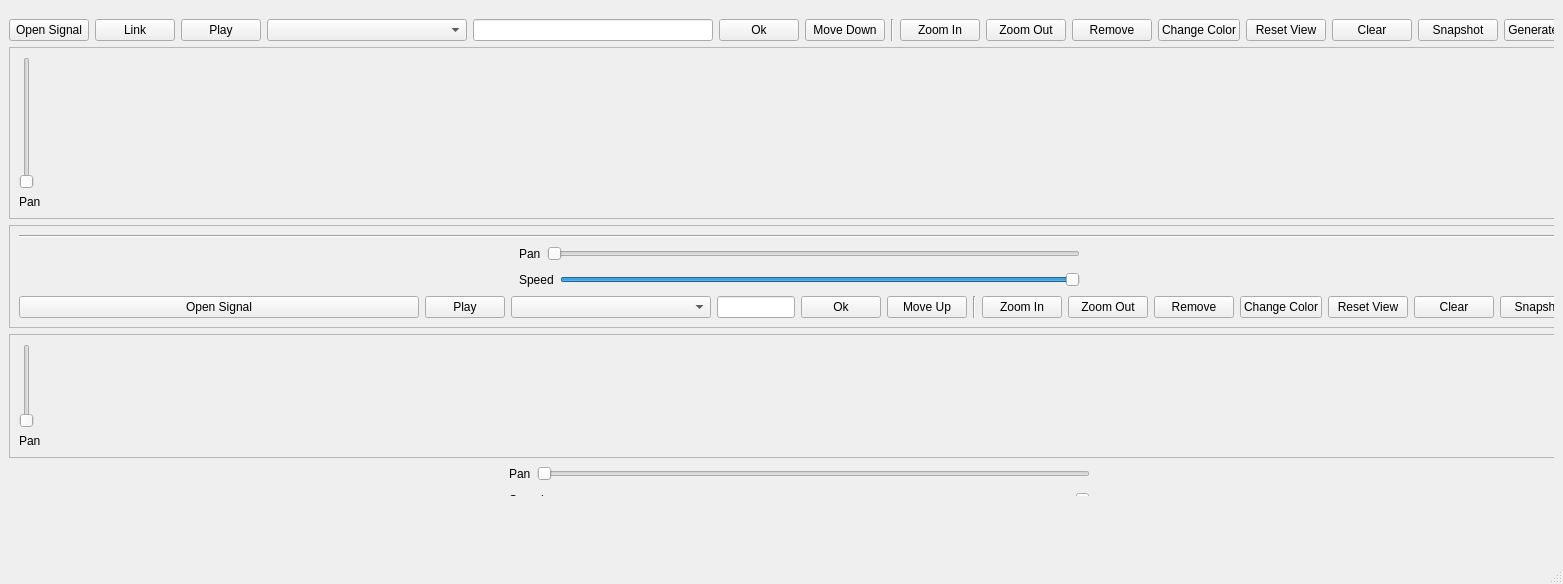
<?xml version="1.0" encoding="UTF-8"?>
<ui version="4.0">
 <class>MainWindow</class>
 <widget class="QMainWindow" name="MainWindow">
  <property name="geometry">
   <rect>
    <x>0</x>
    <y>0</y>
    <width>1563</width>
    <height>584</height>
   </rect>
  </property>
  <property name="windowTitle">
   <string>MainWindow</string>
  </property>
  <property name="layoutDirection">
   <enum>Qt::LeftToRight</enum>
  </property>
  <widget class="QWidget" name="centralwidget">
   <property name="minimumSize">
    <size>
     <width>0</width>
     <height>505</height>
    </size>
   </property>
   <property name="maximumSize">
    <size>
     <width>16777215</width>
     <height>505</height>
    </size>
   </property>
   <widget class="QWidget" name="widget" native="true">
    <property name="geometry">
     <rect>
      <x>9</x>
      <y>9</y>
      <width>1545</width>
      <height>487</height>
     </rect>
    </property>
    <widget class="QWidget" name="verticalLayoutWidget_2">
     <property name="geometry">
      <rect>
       <x>0</x>
       <y>10</y>
       <width>1581</width>
       <height>491</height>
      </rect>
     </property>
     <layout class="QVBoxLayout" name="verticalLayout_2">
      <item>
       <layout class="QVBoxLayout" name="verticalLayout_5">
        <item>
         <layout class="QHBoxLayout" name="horizontalLayout_9">
          <item>
           <widget class="QPushButton" name="pushButton_11">
            <property name="text">
             <string>Open Signal</string>
            </property>
           </widget>
          </item>
          <item>
           <widget class="QPushButton" name="pushButton_16">
            <property name="text">
             <string>Link</string>
            </property>
           </widget>
          </item>
          <item>
           <widget class="QPushButton" name="pushButton_13">
            <property name="text">
             <string>Play</string>
            </property>
           </widget>
          </item>
          <item>
           <widget class="QComboBox" name="cB_loadcsvtop">
            <property name="sizePolicy">
             <sizepolicy hsizetype="Fixed" vsizetype="Fixed">
              <horstretch>0</horstretch>
              <verstretch>0</verstretch>
             </sizepolicy>
            </property>
            <property name="minimumSize">
             <size>
              <width>200</width>
              <height>0</height>
             </size>
            </property>
            <property name="maximumSize">
             <size>
              <width>200</width>
              <height>16777215</height>
             </size>
            </property>
           </widget>
          </item>
          <item>
           <widget class="QLineEdit" name="lineNameUp"/>
          </item>
          <item>
           <widget class="QPushButton" name="btnOkUp">
            <property name="text">
             <string>Ok</string>
            </property>
           </widget>
          </item>
          <item>
           <widget class="QPushButton" name="pushButton_9">
            <property name="text">
             <string>Move Down</string>
            </property>
           </widget>
          </item>
          <item>
           <widget class="Line" name="line_3">
            <property name="orientation">
             <enum>Qt::Vertical</enum>
            </property>
           </widget>
          </item>
          <item>
           <widget class="QPushButton" name="pushButton_17">
            <property name="text">
             <string>Zoom In</string>
            </property>
           </widget>
          </item>
          <item>
           <widget class="QPushButton" name="pushButton_18">
            <property name="text">
             <string>Zoom Out</string>
            </property>
           </widget>
          </item>
          <item>
           <widget class="QPushButton" name="pushButton_14">
            <property name="text">
             <string>Remove</string>
            </property>
           </widget>
          </item>
          <item>
           <widget class="QPushButton" name="color_up">
            <property name="text">
             <string>Change Color</string>
            </property>
           </widget>
          </item>
          <item>
           <widget class="QPushButton" name="pushButton_19">
            <property name="text">
             <string>Reset View</string>
            </property>
           </widget>
          </item>
          <item>
           <widget class="QPushButton" name="pushButton_20">
            <property name="text">
             <string>Clear</string>
            </property>
           </widget>
          </item>
          <item>
           <widget class="QPushButton" name="pushButton_15">
            <property name="text">
             <string>Snapshot</string>
            </property>
           </widget>
          </item>
          <item>
           <widget class="QPushButton" name="pdfBtn">
            <property name="text">
             <string>Generate PDF</string>
            </property>
           </widget>
          </item>
          <item>
           <layout class="QVBoxLayout" name="verticalLayout_7"/>
          </item>
         </layout>
        </item>
       </layout>
      </item>
      <item>
       <layout class="QHBoxLayout" name="horizontalLayout_6">
        <item>
         <widget class="QFrame" name="framePan">
          <property name="frameShape">
           <enum>QFrame::StyledPanel</enum>
          </property>
          <property name="frameShadow">
           <enum>QFrame::Raised</enum>
          </property>
          <layout class="QVBoxLayout" name="verticalLayout_11">
           <item>
            <widget class="QSlider" name="panUpSliderV">
             <property name="orientation">
              <enum>Qt::Vertical</enum>
             </property>
            </widget>
           </item>
           <item>
            <widget class="QLabel" name="labelPan">
             <property name="text">
              <string>Pan</string>
             </property>
            </widget>
           </item>
          </layout>
         </widget>
        </item>
        <item>
         <layout class="QVBoxLayout" name="verticalLayout_10"/>
        </item>
        <item>
         <layout class="QVBoxLayout" name="verticalLayout_3"/>
        </item>
       </layout>
      </item>
      <item>
       <layout class="QVBoxLayout" name="verticalLayout_4">
        <item>
         <widget class="QFrame" name="frame">
          <property name="frameShape">
           <enum>QFrame::StyledPanel</enum>
          </property>
          <property name="frameShadow">
           <enum>QFrame::Raised</enum>
          </property>
          <layout class="QHBoxLayout" name="horizontalLayout">
           <item>
            <layout class="QVBoxLayout" name="verticalLayout_6">
             <item>
              <widget class="Line" name="line">
               <property name="orientation">
                <enum>Qt::Horizontal</enum>
               </property>
              </widget>
             </item>
             <item>
              <layout class="QHBoxLayout" name="horizontalLayout_4">
               <item>
                <spacer name="horizontalSpacer_7">
                 <property name="orientation">
                  <enum>Qt::Horizontal</enum>
                 </property>
                 <property name="sizeType">
                  <enum>QSizePolicy::Fixed</enum>
                 </property>
                 <property name="sizeHint" stdset="0">
                  <size>
                   <width>500</width>
                   <height>20</height>
                  </size>
                 </property>
                </spacer>
               </item>
               <item>
                <widget class="QLabel" name="label_2">
                 <property name="text">
                  <string>Pan</string>
                 </property>
                </widget>
               </item>
               <item>
                <widget class="QSlider" name="panSliderUp">
                 <property name="orientation">
                  <enum>Qt::Horizontal</enum>
                 </property>
                </widget>
               </item>
               <item>
                <spacer name="horizontalSpacer_8">
                 <property name="orientation">
                  <enum>Qt::Horizontal</enum>
                 </property>
                 <property name="sizeType">
                  <enum>QSizePolicy::Fixed</enum>
                 </property>
                 <property name="sizeHint" stdset="0">
                  <size>
                   <width>500</width>
                   <height>20</height>
                  </size>
                 </property>
                </spacer>
               </item>
              </layout>
             </item>
             <item>
              <layout class="QHBoxLayout" name="horizontalLayout_2">
               <item>
                <spacer name="horizontalSpacer_3">
                 <property name="orientation">
                  <enum>Qt::Horizontal</enum>
                 </property>
                 <property name="sizeType">
                  <enum>QSizePolicy::Fixed</enum>
                 </property>
                 <property name="sizeHint" stdset="0">
                  <size>
                   <width>500</width>
                   <height>20</height>
                  </size>
                 </property>
                </spacer>
               </item>
               <item>
                <widget class="QLabel" name="label_3">
                 <property name="text">
                  <string>Speed</string>
                 </property>
                </widget>
               </item>
               <item>
                <widget class="QSlider" name="horizontalSlider">
                 <property name="sliderPosition">
                  <number>99</number>
                 </property>
                 <property name="orientation">
                  <enum>Qt::Horizontal</enum>
                 </property>
                </widget>
               </item>
               <item>
                <spacer name="horizontalSpacer_6">
                 <property name="orientation">
                  <enum>Qt::Horizontal</enum>
                 </property>
                 <property name="sizeType">
                  <enum>QSizePolicy::Fixed</enum>
                 </property>
                 <property name="sizeHint" stdset="0">
                  <size>
                   <width>500</width>
                   <height>20</height>
                  </size>
                 </property>
                </spacer>
               </item>
              </layout>
             </item>
             <item>
              <layout class="QHBoxLayout" name="horizontalLayout_8">
               <item>
                <widget class="QPushButton" name="pushButton_2">
                 <property name="sizePolicy">
                  <sizepolicy hsizetype="Fixed" vsizetype="Fixed">
                   <horstretch>0</horstretch>
                   <verstretch>0</verstretch>
                  </sizepolicy>
                 </property>
                 <property name="minimumSize">
                  <size>
                   <width>400</width>
                   <height>0</height>
                  </size>
                 </property>
                 <property name="maximumSize">
                  <size>
                   <width>400</width>
                   <height>16777215</height>
                  </size>
                 </property>
                 <property name="text">
                  <string>Open Signal</string>
                 </property>
                </widget>
               </item>
               <item>
                <widget class="QPushButton" name="pushButton_3">
                 <property name="text">
                  <string>Play</string>
                 </property>
                </widget>
               </item>
               <item>
                <widget class="QComboBox" name="cB_loadcsvbottom">
                 <property name="sizePolicy">
                  <sizepolicy hsizetype="Fixed" vsizetype="Fixed">
                   <horstretch>0</horstretch>
                   <verstretch>0</verstretch>
                  </sizepolicy>
                 </property>
                 <property name="minimumSize">
                  <size>
                   <width>200</width>
                   <height>0</height>
                  </size>
                 </property>
                 <property name="maximumSize">
                  <size>
                   <width>200</width>
                   <height>16777215</height>
                  </size>
                 </property>
                </widget>
               </item>
               <item>
                <widget class="QLineEdit" name="lineNameDown"/>
               </item>
               <item>
                <widget class="QPushButton" name="btnOkDown">
                 <property name="text">
                  <string>Ok</string>
                 </property>
                </widget>
               </item>
               <item>
                <widget class="QPushButton" name="pushButton_21">
                 <property name="text">
                  <string>Move Up</string>
                 </property>
                </widget>
               </item>
               <item>
                <widget class="Line" name="line_2">
                 <property name="orientation">
                  <enum>Qt::Vertical</enum>
                 </property>
                </widget>
               </item>
               <item>
                <widget class="QPushButton" name="pushButton_4">
                 <property name="text">
                  <string>Zoom In</string>
                 </property>
                </widget>
               </item>
               <item>
                <widget class="QPushButton" name="pushButton_5">
                 <property name="text">
                  <string>Zoom Out</string>
                 </property>
                </widget>
               </item>
               <item>
                <widget class="QPushButton" name="pushButton_8">
                 <property name="text">
                  <string>Remove</string>
                 </property>
                </widget>
               </item>
               <item>
                <widget class="QPushButton" name="color_down">
                 <property name="text">
                  <string>Change Color</string>
                 </property>
                </widget>
               </item>
               <item>
                <widget class="QPushButton" name="pushButton_6">
                 <property name="text">
                  <string>Reset View</string>
                 </property>
                </widget>
               </item>
               <item>
                <widget class="QPushButton" name="pushButton_7">
                 <property name="text">
                  <string>Clear</string>
                 </property>
                </widget>
               </item>
               <item>
                <widget class="QPushButton" name="pushButton_10">
                 <property name="text">
                  <string>Snapshot</string>
                 </property>
                </widget>
               </item>
              </layout>
             </item>
            </layout>
           </item>
          </layout>
         </widget>
        </item>
        <item>
         <layout class="QVBoxLayout" name="verticalLayout_8"/>
        </item>
        <item>
         <layout class="QHBoxLayout" name="horizontalLayout_7">
          <item>
           <widget class="QFrame" name="framePan_2">
            <property name="frameShape">
             <enum>QFrame::StyledPanel</enum>
            </property>
            <property name="frameShadow">
             <enum>QFrame::Raised</enum>
            </property>
            <layout class="QVBoxLayout" name="verticalLayout_12">
             <item>
              <widget class="QSlider" name="panDownSliderV">
               <property name="orientation">
                <enum>Qt::Vertical</enum>
               </property>
              </widget>
             </item>
             <item>
              <widget class="QLabel" name="labelPan_2">
               <property name="text">
                <string>Pan</string>
               </property>
              </widget>
             </item>
            </layout>
           </widget>
          </item>
          <item>
           <layout class="QHBoxLayout" name="horizontalLayout_10"/>
          </item>
         </layout>
        </item>
        <item>
         <layout class="QHBoxLayout" name="horizontalLayout_5">
          <item>
           <spacer name="horizontalSpacer_9">
            <property name="orientation">
             <enum>Qt::Horizontal</enum>
            </property>
            <property name="sizeType">
             <enum>QSizePolicy::Fixed</enum>
            </property>
            <property name="sizeHint" stdset="0">
             <size>
              <width>500</width>
              <height>20</height>
             </size>
            </property>
           </spacer>
          </item>
          <item>
           <widget class="QLabel" name="label">
            <property name="text">
             <string>Pan</string>
            </property>
           </widget>
          </item>
          <item>
           <widget class="QSlider" name="panSliderDown">
            <property name="orientation">
             <enum>Qt::Horizontal</enum>
            </property>
           </widget>
          </item>
          <item>
           <spacer name="horizontalSpacer_10">
            <property name="orientation">
             <enum>Qt::Horizontal</enum>
            </property>
            <property name="sizeType">
             <enum>QSizePolicy::Fixed</enum>
            </property>
            <property name="sizeHint" stdset="0">
             <size>
              <width>500</width>
              <height>20</height>
             </size>
            </property>
           </spacer>
          </item>
         </layout>
        </item>
        <item>
         <layout class="QHBoxLayout" name="horizontalLayout_3">
          <item>
           <spacer name="horizontalSpacer_4">
            <property name="orientation">
             <enum>Qt::Horizontal</enum>
            </property>
            <property name="sizeType">
             <enum>QSizePolicy::Fixed</enum>
            </property>
            <property name="sizeHint" stdset="0">
             <size>
              <width>500</width>
              <height>20</height>
             </size>
            </property>
           </spacer>
          </item>
          <item>
           <widget class="QLabel" name="label_4">
            <property name="text">
             <string>Speed</string>
            </property>
           </widget>
          </item>
          <item>
           <widget class="QSlider" name="horizontalSlider_2">
            <property name="sliderPosition">
             <number>99</number>
            </property>
            <property name="orientation">
             <enum>Qt::Horizontal</enum>
            </property>
           </widget>
          </item>
          <item>
           <spacer name="horizontalSpacer_5">
            <property name="orientation">
             <enum>Qt::Horizontal</enum>
            </property>
            <property name="sizeType">
             <enum>QSizePolicy::Fixed</enum>
            </property>
            <property name="sizeHint" stdset="0">
             <size>
              <width>500</width>
              <height>20</height>
             </size>
            </property>
           </spacer>
          </item>
         </layout>
        </item>
       </layout>
      </item>
     </layout>
    </widget>
   </widget>
  </widget>
  <widget class="QStatusBar" name="statusbar"/>
 </widget>
 <resources/>
 <connections/>
</ui>
